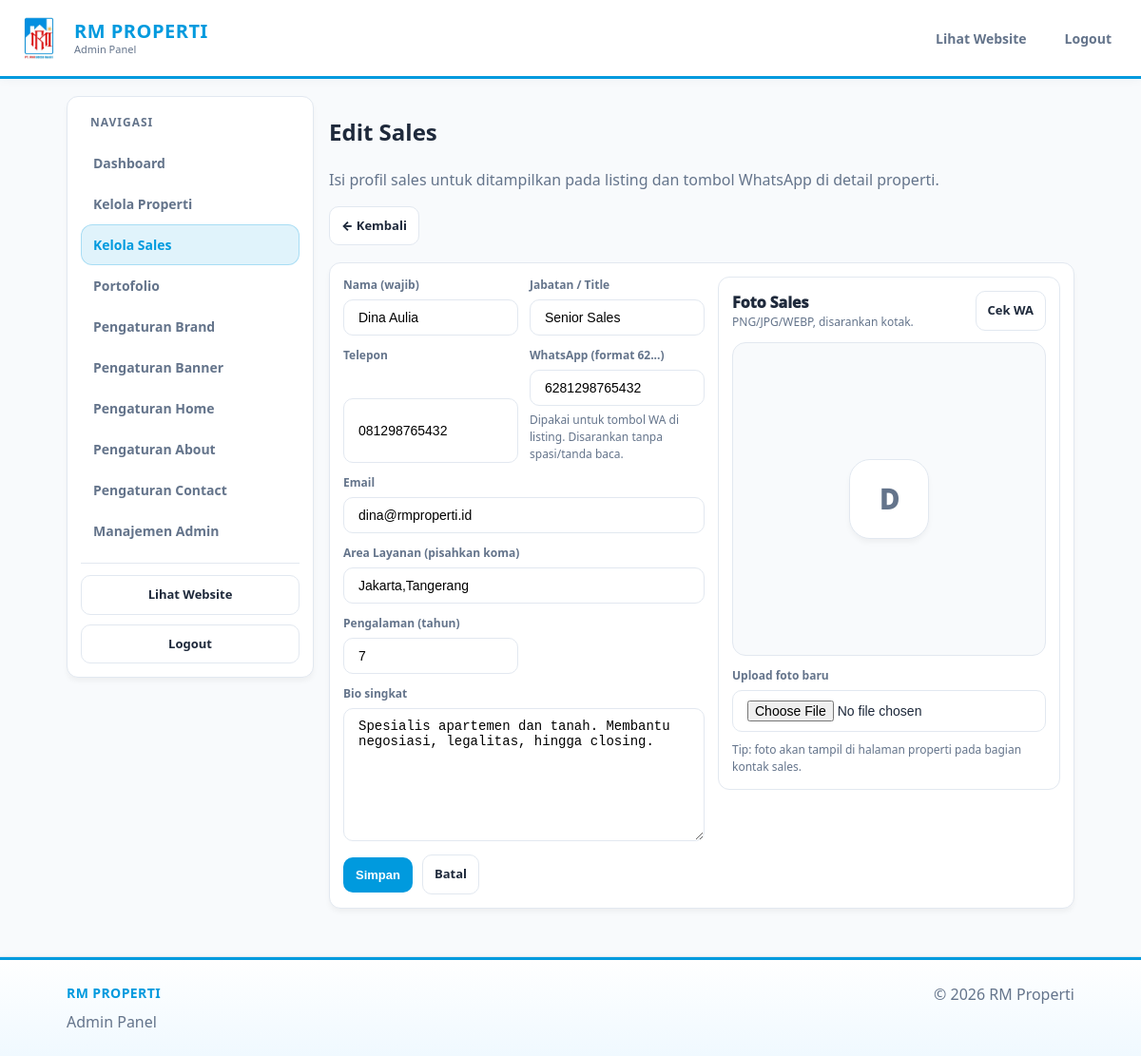
/admin/sales_edit?id=2 (signed in), run on the app's committed database.
### tables this page shows
CREATE TABLE sales (
  id INT AUTO_INCREMENT PRIMARY KEY,
  name VARCHAR(190) NOT NULL,
  title VARCHAR(190) DEFAULT NULL,
  phone VARCHAR(50) DEFAULT NULL,
  whatsapp VARCHAR(50) DEFAULT NULL,
  email VARCHAR(190) DEFAULT NULL,
  photo_path VARCHAR(255) DEFAULT NULL,
  bio TEXT DEFAULT NULL,
  areas VARCHAR(255) DEFAULT NULL,
  experience_years INT DEFAULT 0,
  created_at TIMESTAMP DEFAULT CURRENT_TIMESTAMP,
  updated_at TIMESTAMP DEFAULT CURRENT_TIMESTAMP ON UPDATE CURRENT_TIMESTAMP
);

### lib.php (called while the page is built, shortened)
<?php
function e(string $v): string { return htmlspecialchars($v, ENT_QUOTES, 'UTF-8'); }

### admin/sales_edit.php (the view, shortened to what this page needs)
<?php
$pdo = db();
$id = (int)($_GET['id'] ?? 0);
$s = null;
if ($id) {
  $st = $pdo->prepare("SELECT * FROM sales WHERE id=?");
  $st->execute([$id]);
  $s = $st->fetch();
}
$formAction = $id ? ('sales_edit?id=' . (int)$id) : 'sales_edit';
$waDigits = preg_replace('/\D+/', '', (string)($s['whatsapp'] ?? ''));
$waLink = ($waDigits && str_starts_with($waDigits, '62')) ? ('https://wa.me/' . $waDigits) : null;
include __DIR__ . '/_header.php';
?>
<div class="admin-layout">
  <?php include __DIR__ . '/_sidebar.php'; ?>
  <section class="admin-content">
    <div class="admin-pagehead admin-pagehead-spaced">
      <div>
        <h1 class="admin-title"><?= $id ? 'Edit Sales' : 'Tambah Sales' ?></h1>
        <p class="muted">
          Isi profil sales untuk ditampilkan pada listing dan tombol WhatsApp di detail properti.
        </p>
      </div>
      <div class="admin-quick">
        <a class="action" href="sales">← Kembali</a>
      </div>
    </div>
    <div class="panel admin-panel">
      <form method="post" action="<?= e($formAction) ?>" enctype="multipart/form-data" class="sales-edit-form">
        <div class="admin-form-layout">
          <div class="admin-side">
            <div class="admin-grid admin-grid-2">
              <div class="form-field">
                <label class="form-label">Nama <span class="muted">(wajib)</span></label>
                <input class="input" name="name" placeholder="Nama sales" value="<?= $val('name') ?>" required>
              </div>
              <div class="form-field">
                <label class="form-label">Jabatan / Title</label>
                <input class="input" name="title" placeholder="Contoh: Marketing Executive" value="<?= $val('title') ?>">
              </div>
            </div>
            <div class="admin-grid admin-grid-2" style="margin-top:12px">
              <div class="form-field">
                <label class="form-label">Telepon</label>
                <input class="input" name="phone" inputmode="tel" placeholder="08xxxx / +62..." value="<?= $val('phone') ?>">
              </div>
              <div class="form-field">
                <label class="form-label">WhatsApp <span class="muted">(format 62...)</span></label>
                <input class="input" name="whatsapp" inputmode="tel" placeholder="62xxxxxxxxxxx" value="<?= $val('whatsapp') ?>">
                <div class="form-help muted">Dipakai untuk tombol WA di listing. Disarankan tanpa spasi/tanda baca.</div>
              </div>
              <div class="form-field" style="grid-column: 1 / -1;">
                <label class="form-label">Email</label>
                <input class="input" type="email" name="email" placeholder="email@domain.com" value="<?= $val('email') ?>">
              </div>
            </div>
            <div class="admin-grid admin-grid-2" style="margin-top:12px">
              <div class="form-field" style="grid-column: 1 / -1;">
                <label class="form-label">Area Layanan <span class="muted">(pisahkan koma)</span></label>
                <input class="input" name="areas" placeholder="Contoh: Palembang, OPI, Jakabaring" value="<?= $val('areas') ?>">
              </div>
              <div class="form-field">
                <label class="form-label">Pengalaman (tahun)</label>
                <input class="input" type="number" min="0" name="experience_years" value="<?= $val('experience_years','0') ?>">
              </div>
              <div class="form-field" style="grid-column: 1 / -1;">
                <label class="form-label">Bio singkat</label>
                <textarea class="input admin-textarea" name="bio" rows="5" placeholder="Ringkas, profesional, 2–4 kalimat."><?= e($s['bio'] ?? '') ?></textarea>
              </div>
            </div>
            <div class="actions" style="margin-top:14px">
              <button class="action accent" type="submit">Simpan</button>
              <a class="action" href="sales">Batal</a>
            </div>
          </div>
          <aside class="panel sales-photo-panel">
            <div class="sales-photo-head">
              <div>
                <div class="sales-photo-title">Foto Sales</div>
                <div class="muted sales-photo-sub">PNG/JPG/WEBP, disarankan kotak.</div>
              </div>
              <?php if ($waLink): ?>
                <a class="action" href="<?= e($waLink) ?>" target="_blank" rel="noopener">Cek WA</a>
              <?php endif; ?>
            </div>
            <div class="sales-photo-preview" id="photoPreview">
              <?php if (!empty($s['photo_path'])): ?>
                <img src="<?= e(abs_url($s['photo_path'])) ?>" alt="Foto <?= e($s['name'] ?? 'Sales') ?>">
              <?php else: ?>
                <div class="sales-photo-fallback" aria-hidden="true">
                  <?= e(mb_strtoupper(mb_substr(($s['name'] ?? 'S'), 0, 1))) ?>
                </div>
              <?php endif; ?>
            </div>
            <div class="form-field" style="margin-top:12px">
              <label class="form-label">Upload foto baru</label>
              <input class="input" type="file" name="photo" accept="image/jpeg,image/png,image/webp" id="photoInput">
            </div>
            <div class="muted form-help" style="margin-top:10px">
              Tip: foto akan tampil di halaman properti pada bagian kontak sales.
            </div>
          </aside>
        </div>
      </form>
    </div>
  </section>
</div>
<?php include __DIR__ . '/_footer.php'; ?>

### css/style.css (style rules this page uses)
:root { --brand-blue: #009ADE; --brand-red: #D71920; --brand-yellow: #F7941D; --bg-body: #F8FAFC; --bg-card: #FFFFFF; --text-main: #1E293B; --text-muted: #64748B; --border: #E2E8F0; --shadow: 0 4px 6px -1px rgba(0, 0, 0, 0.05); --radius: 12px; }
*, *::before, *::after { box-sizing: border-box; }
html, body { height: 100%; }
html, body { overflow-x: hidden; }
body { margin: 0; font-family: "Segoe UI", system-ui, -apple-system, Arial, sans-serif; background: var(--bg-body); color: var(--text-main); line-height: 1.5; display: flex; flex-direction: column; min-height: 100vh; }
a { text-decoration: none; color: inherit; }
.muted { color: var(--text-muted); }
.panel { background: var(--bg-card); border: 1px solid var(--border); border-radius: var(--radius); box-shadow: var(--shadow); padding: 16px; }
.input, .select { padding: 10px 15px; border: 1px solid var(--border); border-radius: 8px; outline: none; font-size: 14px; background: #fff; }
.actions { margin-top: 12px; display: flex; gap: 10px; flex-wrap: wrap; align-items: center; }
.action { display: inline-flex; align-items: center; justify-content: center; padding: 10px 12px; border-radius: 10px; border: 1px solid var(--border); background: #fff; color: var(--text-main); font-weight: 900; font-size: 13px; transition: transform .15s ease, box-shadow .15s ease, border-color .15s ease, background .15s ease; }
.action.accent { background: var(--brand-blue); color: #fff; border-color: transparent; }
.sales-photo-fallback { width: 58px; height: 58px; border-radius: 18px; border: 1px solid var(--border); background: #EEF2F7; display: grid; place-items: center; font-weight: 900; color: var(--text-muted); }

### css/admin.css (style rules this page uses)
:root { --admin-sidebar-w: 260px; --admin-top-offset: 86px; }
.admin-layout { display: grid; grid-template-columns: var(--admin-sidebar-w) 1fr; gap: 16px; align-items: start; width: 100%; }
.admin-content { min-width: 0; }
.muted { color: var(--text-muted); }
.panel { background: var(--bg-card); border: 1px solid var(--border); border-radius: var(--radius); box-shadow: var(--shadow); padding: 14px; }
.actions { margin-top: 12px; display: flex; gap: 10px; flex-wrap: wrap; align-items: center; }
.action { display: inline-flex; align-items: center; justify-content: center; padding: 10px 12px; border-radius: 10px; border: 1px solid var(--border); background: #fff; color: var(--text-main); font-weight: 900; font-size: 13px; transition: transform .15s ease, box-shadow .15s ease, border-color .15s ease; }
.action.accent { background: var(--brand-blue); color: #fff; border-color: transparent; }
:root { --admin-top-offset: 86px; }
.admin-pagehead-spaced { margin-top: 6px; }
.input, .select, textarea.input { width: 100%; border-radius: 10px; }
.admin-form-layout { display:grid; grid-template-columns: minmax(0, 1fr) minmax(0, 360px); gap: 14px; align-items: start; }
.admin-side { min-width:0; }
.admin-grid { display:grid; grid-template-columns: repeat(2, minmax(0, 1fr)); gap: 12px; }
.admin-grid-2 { display:grid; grid-template-columns: repeat(2, minmax(0, 1fr)); gap: 12px; }
.admin-textarea { min-height: 140px; resize: vertical; }
button.action { appearance: none; -webkit-appearance: none; cursor: pointer; }
.form-field { display:grid; gap:6px; }
.form-label { font-size: 12px; font-weight: 900; color: var(--text-muted); }
.form-help { font-size: 12px; line-height: 1.5; }
.sales-edit-form .admin-form-layout { grid-template-columns: 1fr 360px; }
.sales-photo-panel { box-shadow: none; border-color: var(--border); }
.sales-photo-head { display:flex; justify-content: space-between; align-items: flex-start; gap: 10px; }
.sales-photo-title { font-weight: 950; color: var(--text-main); }
.sales-photo-sub { font-size: 12px; }
.sales-photo-preview { margin-top: 12px; border: 1px solid var(--border); border-radius: 14px; background: #F8FAFC; overflow: hidden; aspect-ratio: 1 / 1; display:grid; place-items:center; }
.sales-photo-fallback { width: 84px; height: 84px; border-radius: 22px; border: 1px solid var(--border); background: #fff; box-shadow: var(--shadow); display:grid; place-items:center; font-weight: 950; color: var(--text-muted); font-size: 28px; }
.admin-pagehead { align-items: flex-start; flex-wrap: wrap; row-gap: 10px; column-gap: 14px; margin-bottom: 18px; }
.admin-pagehead .admin-quick { margin-top: 2px; }
.admin-pagehead + .panel, .admin-pagehead + .admin-form-layout { margin-top: 6px; }

### data on the page
sales: name "Dina Aulia", title "Senior Sales", phone "081298765432", whatsapp "6281298765432", email "dina@rmproperti.id", areas "Jakarta,Tangerang", experience_years "7", bio "Spesialis apartemen dan tanah. Membantu negosiasi, legalitas, hingga closing.", name "D"

### other printed values
$siteName "RM PROPERTI"
$label "Dashboard Kelola Properti Kelola Sales Portofolio Pengaturan Brand Pengaturan Banner Pengaturan Home Pengaturan About Pengaturan Contact Manajemen Admin"
$siteName "RM Properti"
